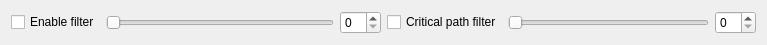
<?xml version="1.0" encoding="UTF-8"?>
<ui version="4.0">
 <class>EntryFilterSettings</class>
 <widget class="QWidget" name="EntryFilterSettings">
  <property name="geometry">
   <rect>
    <x>0</x>
    <y>0</y>
    <width>767</width>
    <height>44</height>
   </rect>
  </property>
  <property name="windowTitle">
   <string>Form</string>
  </property>
  <layout class="QHBoxLayout" name="horizontalLayout_3">
   <item>
    <layout class="QHBoxLayout" name="horizontalLayout_2">
     <item>
      <widget class="QCheckBox" name="enableFilterCheckBox">
       <property name="text">
        <string>Enable filter</string>
       </property>
      </widget>
     </item>
     <item>
      <widget class="QSlider" name="maxDepthSlider">
       <property name="orientation">
        <enum>Qt::Horizontal</enum>
       </property>
       <property name="maxDepth" stdset="0">
        <UInt>10</UInt>
       </property>
      </widget>
     </item>
     <item>
      <widget class="QSpinBox" name="maxDepthSpinBox"/>
     </item>
    </layout>
   </item>
   <item>
    <layout class="QHBoxLayout" name="horizontalLayout">
     <item>
      <widget class="QCheckBox" name="enableCriticalPathFilterCheckBox">
       <property name="text">
        <string>Critical path filter</string>
       </property>
      </widget>
     </item>
     <item>
      <widget class="QSlider" name="criticalPathThresholdHorizontalSlider">
       <property name="maximum">
        <number>100</number>
       </property>
       <property name="orientation">
        <enum>Qt::Horizontal</enum>
       </property>
      </widget>
     </item>
     <item>
      <widget class="QSpinBox" name="criticalPathThresoldSpinBox"/>
     </item>
    </layout>
   </item>
  </layout>
 </widget>
 <resources/>
 <connections/>
</ui>
